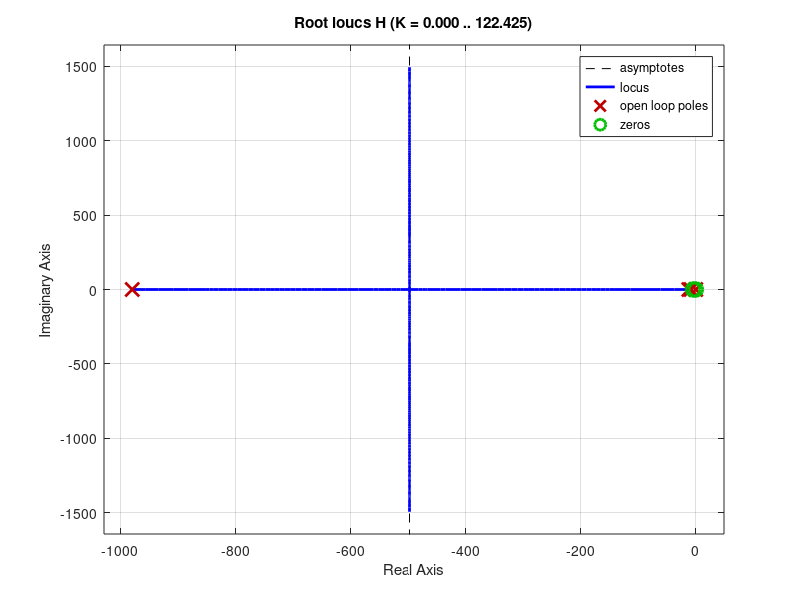
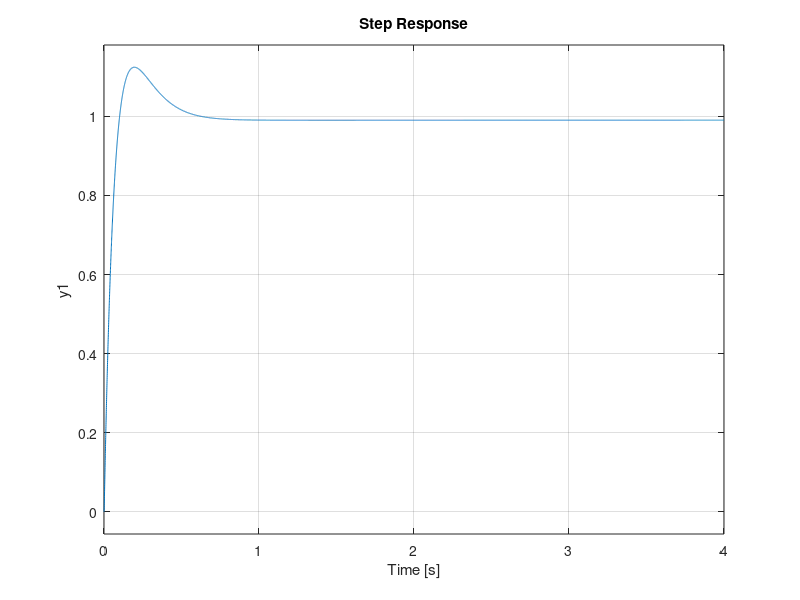

These charts were generated, in order, by the following MATLAB code: (Note: this script raises an error after producing the figures.)
close all;
P = tf(1, [1 .2 1]);
s = tf('s');
Kp = 100; tau = .001;

causal_s = s/(tau*s + 1);
% causal_s = s
Ki = 1 / s;
Kd = 20 * causal_s;
C = Kp + Kd + Ki; %
H = feedback(C*P, 1)
figure()
rlocus(H)
figure()
step(H)
stepinfo(H, 'SettlingTimeThreshold', .01)
1 - dcgain(H)
figure()
% margin(C*P)